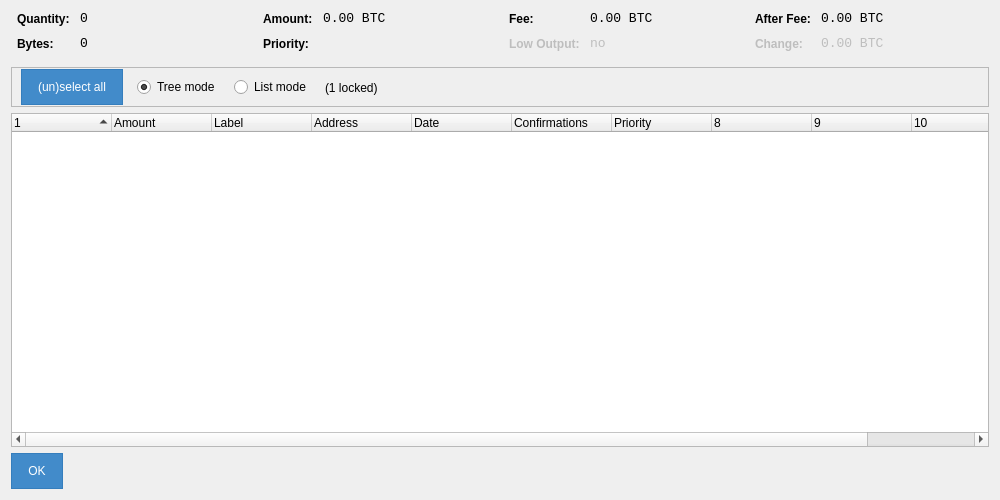
<?xml version="1.0" encoding="UTF-8"?>
<ui version="4.0">
 <class>CoinControlDialog</class>
 <widget class="QDialog" name="CoinControlDialog">
  <property name="geometry">
   <rect>
    <x>0</x>
    <y>0</y>
    <width>1000</width>
    <height>500</height>
   </rect>
  </property>
  <property name="windowTitle">
   <string>Coin Control</string>
  </property>
  <property name="styleSheet">
   <string notr="true">QPushButton {
background-image: none;
border: 1px solid transparent;
color: white;
background-color: #428bca;
border-color: #357ebd;
padding: 10px 16px;
}
QPushButton:active {
color: white;
background-color: #3276b1;
border-color: #285e8e;
}
QPushButton:hover {
color: white;
background-color: #3276b1;
border-color: #285e8e;
}</string>
  </property>
  <layout class="QVBoxLayout" name="verticalLayout">
   <item>
    <layout class="QHBoxLayout" name="horizontalLayoutTop" stretch="0,0,0,0">
     <property name="topMargin">
      <number>0</number>
     </property>
     <property name="bottomMargin">
      <number>10</number>
     </property>
     <item>
      <layout class="QFormLayout" name="formLayoutCoinControl1">
       <property name="horizontalSpacing">
        <number>10</number>
       </property>
       <property name="verticalSpacing">
        <number>10</number>
       </property>
       <property name="leftMargin">
        <number>6</number>
       </property>
       <property name="rightMargin">
        <number>6</number>
       </property>
       <item row="0" column="0">
        <widget class="QLabel" name="labelCoinControlQuantityText">
         <property name="styleSheet">
          <string notr="true">font-weight:bold;</string>
         </property>
         <property name="text">
          <string>Quantity:</string>
         </property>
        </widget>
       </item>
       <item row="0" column="1">
        <widget class="QLabel" name="labelCoinControlQuantity">
         <property name="font">
          <font>
           <family>Monospace</family>
           <pointsize>10</pointsize>
          </font>
         </property>
         <property name="cursor">
          <cursorShape>IBeamCursor</cursorShape>
         </property>
         <property name="contextMenuPolicy">
          <enum>Qt::ActionsContextMenu</enum>
         </property>
         <property name="text">
          <string notr="true">0</string>
         </property>
         <property name="textInteractionFlags">
          <set>Qt::LinksAccessibleByMouse|Qt::TextSelectableByKeyboard|Qt::TextSelectableByMouse</set>
         </property>
        </widget>
       </item>
       <item row="1" column="0">
        <widget class="QLabel" name="labelCoinControlBytesText">
         <property name="styleSheet">
          <string notr="true">font-weight:bold;</string>
         </property>
         <property name="text">
          <string>Bytes:</string>
         </property>
        </widget>
       </item>
       <item row="1" column="1">
        <widget class="QLabel" name="labelCoinControlBytes">
         <property name="font">
          <font>
           <family>Monospace</family>
           <pointsize>10</pointsize>
          </font>
         </property>
         <property name="cursor">
          <cursorShape>IBeamCursor</cursorShape>
         </property>
         <property name="contextMenuPolicy">
          <enum>Qt::ActionsContextMenu</enum>
         </property>
         <property name="text">
          <string notr="true">0</string>
         </property>
         <property name="textInteractionFlags">
          <set>Qt::LinksAccessibleByMouse|Qt::TextSelectableByKeyboard|Qt::TextSelectableByMouse</set>
         </property>
        </widget>
       </item>
      </layout>
     </item>
     <item>
      <layout class="QFormLayout" name="formLayoutCoinControl2">
       <property name="horizontalSpacing">
        <number>10</number>
       </property>
       <property name="verticalSpacing">
        <number>10</number>
       </property>
       <property name="leftMargin">
        <number>6</number>
       </property>
       <property name="rightMargin">
        <number>6</number>
       </property>
       <item row="0" column="0">
        <widget class="QLabel" name="labelCoinControlAmountText">
         <property name="styleSheet">
          <string notr="true">font-weight:bold;</string>
         </property>
         <property name="text">
          <string>Amount:</string>
         </property>
        </widget>
       </item>
       <item row="0" column="1">
        <widget class="QLabel" name="labelCoinControlAmount">
         <property name="font">
          <font>
           <family>Monospace</family>
           <pointsize>10</pointsize>
          </font>
         </property>
         <property name="cursor">
          <cursorShape>IBeamCursor</cursorShape>
         </property>
         <property name="contextMenuPolicy">
          <enum>Qt::ActionsContextMenu</enum>
         </property>
         <property name="text">
          <string notr="true">0.00 BTC</string>
         </property>
         <property name="textInteractionFlags">
          <set>Qt::LinksAccessibleByMouse|Qt::TextSelectableByKeyboard|Qt::TextSelectableByMouse</set>
         </property>
        </widget>
       </item>
       <item row="1" column="0">
        <widget class="QLabel" name="labelCoinControlPriorityText">
         <property name="styleSheet">
          <string notr="true">font-weight:bold;</string>
         </property>
         <property name="text">
          <string>Priority:</string>
         </property>
        </widget>
       </item>
       <item row="1" column="1">
        <widget class="QLabel" name="labelCoinControlPriority">
         <property name="font">
          <font>
           <family>Monospace</family>
           <pointsize>10</pointsize>
          </font>
         </property>
         <property name="cursor">
          <cursorShape>IBeamCursor</cursorShape>
         </property>
         <property name="contextMenuPolicy">
          <enum>Qt::ActionsContextMenu</enum>
         </property>
         <property name="text">
          <string/>
         </property>
         <property name="textInteractionFlags">
          <set>Qt::LinksAccessibleByMouse|Qt::TextSelectableByKeyboard|Qt::TextSelectableByMouse</set>
         </property>
        </widget>
       </item>
      </layout>
     </item>
     <item>
      <layout class="QFormLayout" name="formLayoutCoinControl3">
       <property name="horizontalSpacing">
        <number>10</number>
       </property>
       <property name="verticalSpacing">
        <number>10</number>
       </property>
       <property name="leftMargin">
        <number>6</number>
       </property>
       <property name="rightMargin">
        <number>6</number>
       </property>
       <item row="0" column="0">
        <widget class="QLabel" name="labelCoinControlFeeText">
         <property name="styleSheet">
          <string notr="true">font-weight:bold;</string>
         </property>
         <property name="text">
          <string>Fee:</string>
         </property>
        </widget>
       </item>
       <item row="0" column="1">
        <widget class="QLabel" name="labelCoinControlFee">
         <property name="font">
          <font>
           <family>Monospace</family>
           <pointsize>10</pointsize>
          </font>
         </property>
         <property name="cursor">
          <cursorShape>IBeamCursor</cursorShape>
         </property>
         <property name="contextMenuPolicy">
          <enum>Qt::ActionsContextMenu</enum>
         </property>
         <property name="text">
          <string notr="true">0.00 BTC</string>
         </property>
         <property name="textInteractionFlags">
          <set>Qt::LinksAccessibleByMouse|Qt::TextSelectableByKeyboard|Qt::TextSelectableByMouse</set>
         </property>
        </widget>
       </item>
       <item row="1" column="0">
        <widget class="QLabel" name="labelCoinControlLowOutputText">
         <property name="enabled">
          <bool>false</bool>
         </property>
         <property name="styleSheet">
          <string notr="true">font-weight:bold;</string>
         </property>
         <property name="text">
          <string>Low Output:</string>
         </property>
        </widget>
       </item>
       <item row="1" column="1">
        <widget class="QLabel" name="labelCoinControlLowOutput">
         <property name="enabled">
          <bool>false</bool>
         </property>
         <property name="font">
          <font>
           <family>Monospace</family>
           <pointsize>10</pointsize>
          </font>
         </property>
         <property name="cursor">
          <cursorShape>IBeamCursor</cursorShape>
         </property>
         <property name="contextMenuPolicy">
          <enum>Qt::ActionsContextMenu</enum>
         </property>
         <property name="text">
          <string>no</string>
         </property>
         <property name="textInteractionFlags">
          <set>Qt::LinksAccessibleByMouse|Qt::TextSelectableByKeyboard|Qt::TextSelectableByMouse</set>
         </property>
        </widget>
       </item>
      </layout>
     </item>
     <item>
      <layout class="QFormLayout" name="formLayoutCoinControl4">
       <property name="horizontalSpacing">
        <number>10</number>
       </property>
       <property name="verticalSpacing">
        <number>10</number>
       </property>
       <property name="leftMargin">
        <number>6</number>
       </property>
       <property name="rightMargin">
        <number>6</number>
       </property>
       <item row="0" column="0">
        <widget class="QLabel" name="labelCoinControlAfterFeeText">
         <property name="styleSheet">
          <string notr="true">font-weight:bold;</string>
         </property>
         <property name="text">
          <string>After Fee:</string>
         </property>
        </widget>
       </item>
       <item row="0" column="1">
        <widget class="QLabel" name="labelCoinControlAfterFee">
         <property name="font">
          <font>
           <family>Monospace</family>
           <pointsize>10</pointsize>
          </font>
         </property>
         <property name="cursor">
          <cursorShape>IBeamCursor</cursorShape>
         </property>
         <property name="contextMenuPolicy">
          <enum>Qt::ActionsContextMenu</enum>
         </property>
         <property name="text">
          <string notr="true">0.00 BTC</string>
         </property>
         <property name="textInteractionFlags">
          <set>Qt::LinksAccessibleByMouse|Qt::TextSelectableByKeyboard|Qt::TextSelectableByMouse</set>
         </property>
        </widget>
       </item>
       <item row="1" column="0">
        <widget class="QLabel" name="labelCoinControlChangeText">
         <property name="enabled">
          <bool>false</bool>
         </property>
         <property name="styleSheet">
          <string notr="true">font-weight:bold;</string>
         </property>
         <property name="text">
          <string>Change:</string>
         </property>
        </widget>
       </item>
       <item row="1" column="1">
        <widget class="QLabel" name="labelCoinControlChange">
         <property name="enabled">
          <bool>false</bool>
         </property>
         <property name="font">
          <font>
           <family>Monospace</family>
           <pointsize>10</pointsize>
          </font>
         </property>
         <property name="cursor">
          <cursorShape>IBeamCursor</cursorShape>
         </property>
         <property name="contextMenuPolicy">
          <enum>Qt::ActionsContextMenu</enum>
         </property>
         <property name="text">
          <string notr="true">0.00 BTC</string>
         </property>
         <property name="textInteractionFlags">
          <set>Qt::LinksAccessibleByMouse|Qt::TextSelectableByKeyboard|Qt::TextSelectableByMouse</set>
         </property>
        </widget>
       </item>
      </layout>
     </item>
    </layout>
   </item>
   <item>
    <widget class="QFrame" name="frame">
     <property name="minimumSize">
      <size>
       <width>0</width>
       <height>40</height>
      </size>
     </property>
     <property name="frameShape">
      <enum>QFrame::StyledPanel</enum>
     </property>
     <property name="frameShadow">
      <enum>QFrame::Sunken</enum>
     </property>
     <widget class="QWidget" name="horizontalLayoutWidget">
      <property name="geometry">
       <rect>
        <x>10</x>
        <y>0</y>
        <width>781</width>
        <height>41</height>
       </rect>
      </property>
      <layout class="QHBoxLayout" name="horizontalLayoutPanel" stretch="0,0,0,0,0">
       <property name="spacing">
        <number>14</number>
       </property>
       <item>
        <widget class="QPushButton" name="pushButtonSelectAll">
         <property name="sizePolicy">
          <sizepolicy hsizetype="Maximum" vsizetype="Fixed">
           <horstretch>0</horstretch>
           <verstretch>0</verstretch>
          </sizepolicy>
         </property>
         <property name="text">
          <string>(un)select all</string>
         </property>
        </widget>
       </item>
       <item>
        <widget class="QRadioButton" name="radioTreeMode">
         <property name="sizePolicy">
          <sizepolicy hsizetype="Maximum" vsizetype="Fixed">
           <horstretch>0</horstretch>
           <verstretch>0</verstretch>
          </sizepolicy>
         </property>
         <property name="text">
          <string>Tree mode</string>
         </property>
         <property name="checked">
          <bool>true</bool>
         </property>
        </widget>
       </item>
       <item>
        <widget class="QRadioButton" name="radioListMode">
         <property name="sizePolicy">
          <sizepolicy hsizetype="Maximum" vsizetype="Fixed">
           <horstretch>0</horstretch>
           <verstretch>0</verstretch>
          </sizepolicy>
         </property>
         <property name="text">
          <string>List mode</string>
         </property>
        </widget>
       </item>
       <item>
        <widget class="QLabel" name="labelLocked">
         <property name="text">
          <string>(1 locked)</string>
         </property>
        </widget>
       </item>
       <item>
        <spacer name="horizontalSpacer">
         <property name="orientation">
          <enum>Qt::Horizontal</enum>
         </property>
         <property name="sizeHint" stdset="0">
          <size>
           <width>40</width>
           <height>20</height>
          </size>
         </property>
        </spacer>
       </item>
      </layout>
     </widget>
    </widget>
   </item>
   <item>
    <widget class="CoinControlTreeWidget" name="treeWidget">
     <property name="contextMenuPolicy">
      <enum>Qt::CustomContextMenu</enum>
     </property>
     <property name="sortingEnabled">
      <bool>false</bool>
     </property>
     <property name="columnCount">
      <number>11</number>
     </property>
     <attribute name="headerShowSortIndicator" stdset="0">
      <bool>true</bool>
     </attribute>
     <attribute name="headerStretchLastSection">
      <bool>false</bool>
     </attribute>
     <column>
      <property name="text">
       <string/>
      </property>
     </column>
     <column>
      <property name="text">
       <string>Amount</string>
      </property>
     </column>
     <column>
      <property name="text">
       <string notr="true">Label</string>
      </property>
     </column>
     <column>
      <property name="text">
       <string>Address</string>
      </property>
     </column>
     <column>
      <property name="text">
       <string>Date</string>
      </property>
     </column>
     <column>
      <property name="text">
       <string>Confirmations</string>
      </property>
      <property name="toolTip">
       <string>Confirmed</string>
      </property>
     </column>
     <column>
      <property name="text">
       <string>Priority</string>
      </property>
     </column>
     <column>
      <property name="text">
       <string/>
      </property>
     </column>
     <column>
      <property name="text">
       <string/>
      </property>
     </column>
     <column>
      <property name="text">
       <string/>
      </property>
     </column>
     <column>
      <property name="text">
       <string/>
      </property>
     </column>
    </widget>
   </item>
   <item>
    <widget class="QDialogButtonBox" name="buttonBox">
     <property name="sizePolicy">
      <sizepolicy hsizetype="Maximum" vsizetype="Fixed">
       <horstretch>0</horstretch>
       <verstretch>0</verstretch>
      </sizepolicy>
     </property>
     <property name="orientation">
      <enum>Qt::Horizontal</enum>
     </property>
     <property name="standardButtons">
      <set>QDialogButtonBox::Ok</set>
     </property>
    </widget>
   </item>
  </layout>
 </widget>
 <customwidgets>
  <customwidget>
   <class>CoinControlTreeWidget</class>
   <extends>QTreeWidget</extends>
   <header>coincontroltreewidget.h</header>
  </customwidget>
 </customwidgets>
 <resources/>
 <connections/>
</ui>
